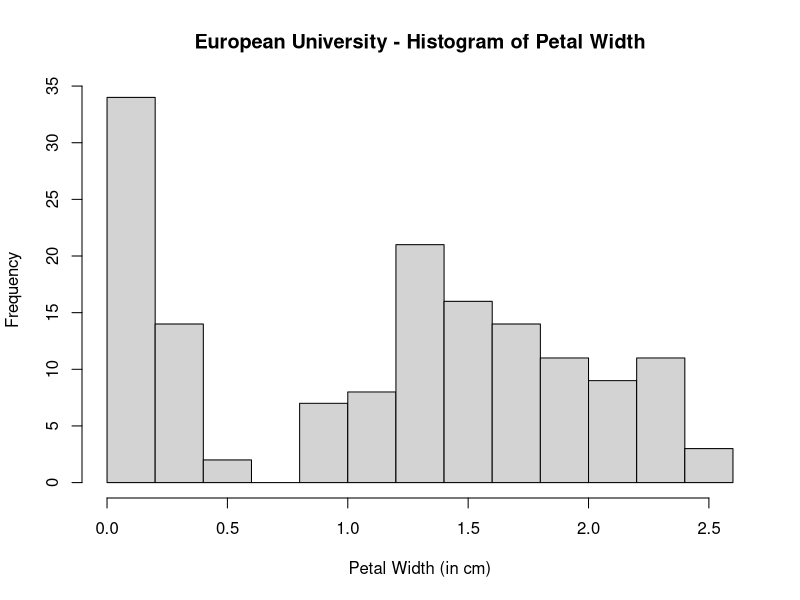

Recreate this plot in R. (Note: this script raises an error after producing the figure.)
# 21816176 Juan Carlos Rondeau Cadarso
# Titulo: Proyecto Suicidios

#Cargamos el dataset y lo guardamos en la variable
#data <- read.csv("Proyecto-Open-Data-2/master.csv")

library(datasets) #importamos el dataset
?iris
df <- iris 
head(df)
df

#Histograma
hist(df$Petal.Width , main = "European University - Histogram of Petal Width" , xlab = "Petal Width (in cm)")

#Clear environment
rm(list = ls())

#Clear packages
detach("packeage:datasets" , unload = TRUE)

#Clear plots
graphics.off()

#Clear console
cat("\014")   # ctrl + L
